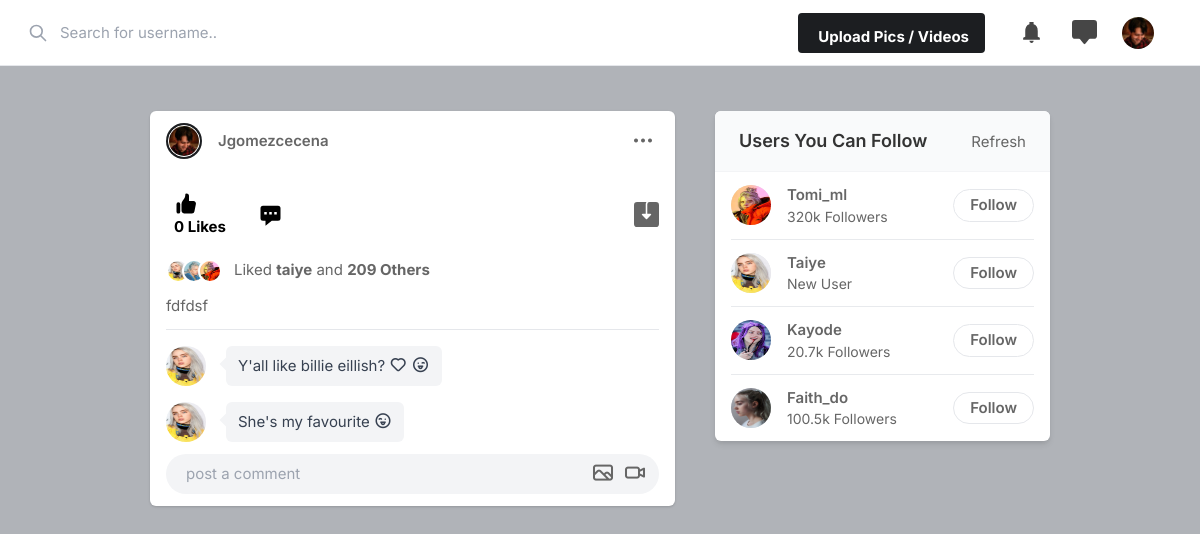
Page / (signed in) on the earlier database version.
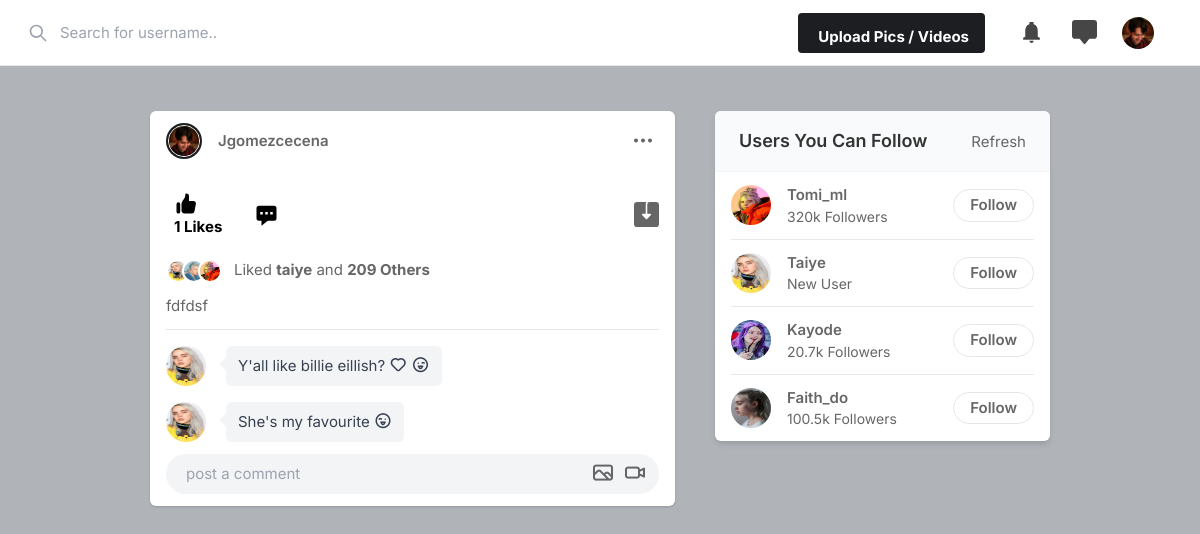
Same page on the later database version.
### core/models.py (models this page shows, shortened)
class Profile(models.Model):
    user = models.ForeignKey(get_user_model(), on_delete=models.CASCADE)
    id_user = models.IntegerField()
    name = models.CharField(max_length=100)
    bio = models.TextField(blank=True)
    image = models.ImageField(upload_to='profile_images/', default='default.png')
    location = models.CharField(max_length=100)

class Post(models.Model):
    id = models.UUIDField(primary_key=True, default=uuid.uuid4, editable=False)
    user = models.CharField(max_length=100)
    content = models.TextField(blank=True)
    image = models.ImageField(upload_to='post_images/', default='default.png')
    created_at = models.DateTimeField(auto_now_add=True)
    updated_at = models.DateTimeField(auto_now=True, blank=True)
    no_of_likes = models.IntegerField(default=0)

### core/views.py (the view)
# urls.py: path('', views.index, name='index'),
@login_required(login_url='core:login_form')
def index(request):
    user_object = User.objects.get(username=request.user.username)
    user_profile = Profile.objects.get(user=user_object)
    posts = Post.objects.all().order_by('-created_at')
    return render(request, 'index.html', {'user_profile': user_profile, 'posts': posts})

### templates/index.html (shortened to what this page needs)
{% load static %}
<!DOCTYPE html>
<html lang="en">
<head>
    <link rel="stylesheet" href="{% static 'assets/css/icons.css' %}">
    <link rel="stylesheet" href="{% static 'assets/css/uikit.css' %}">
    <link rel="stylesheet" href="{% static 'assets/css/style.css' %}">
    <link rel="stylesheet" href="{% static 'assets/css/tailwind.css' %}">
</head>
<body>
            <header>
                <div class="header_inner">
                    <div class="left-side">
                        <div class="header_search">
                            <input type="text" placeholder="Search for username..">
                            <div class="icon-search">
                                <svg xmlns="http://www.w3.org/2000/svg" fill="none" viewBox="0 0 24 24"
                                    stroke="currentColor">
                                    <path stroke-linecap="round" stroke-linejoin="round" stroke-width="2"
                                        d="M21 21l-6-6m2-5a7 7 0 11-14 0 7 7 0 0114 0z"></path>
                                </svg>
                            </div>
                        </div>
                    </div>
                    <div class="right-side lg:pr-4">
                        <a href="#"
                            class="bg-pink-500 flex font-bold hidden hover:bg-pink-600 hover:text-white inline-block items-center lg:block max-h-10 mr-4 px-4 py-2 rounded shado text-white">
                              Upload Pics / Videos
                        </a>
                        <a href="#" class="header-links-item">
                        </a>
                        <a href="#" class="header-links-item">
                        </a>
                        <a href="#">
                            <img src="{{ user_profile.image.url }}" class="header-avatar" alt="">
                        </a>
                    </div>
                </div>
            </header>
            <div class="container m-auto">
                <div class="lg:flex justify-center lg:space-x-10 lg:space-y-0 space-y-5">
                    <div class="space-y-5 flex-shrink-0 lg:w-7/12">
                        {% for post in posts %}
                            <div class="bg-white shadow rounded-md  -mx-2 lg:mx-0">
                            <div class="flex justify-between items-center px-4 py-3">
                                <div class="flex flex-1 items-center space-x-4">
                                    <a href="profile/{{ user_profile.user }}">
                                        <div class="bg-gradient-to-tr from-yellow-600 to-pink-600 p-0.5 rounded-full">
                                            <img src="{{ user_profile.image.url }}" class="bg-gray-200 border border-white rounded-full w-8 h-8">
                                        </div>
                                    </a>
                                    <span class="block capitalize font-semibold "> {{ post.user }} </span>
                                </div>
                              <div>
                                <a href="#"> <i class="icon-feather-more-horizontal text-2xl hover:bg-gray-200 rounded-full p-2 transition -mr-1 "></i> </a>
                              </div>
                            </div>
                            <div class="py-3 px-4 space-y-3">
                                <div class="flex space-x-4 lg:font-bold">
                                    <a href="/like_post?post_id={{ post.id }}" class="flex items-center space-x-2">
                                        <div class="p-2 rounded-full text-black">
                                            {{ post.no_of_likes }} Likes
                                        </div>
                                    </a>
                                    <a href="#" class="flex items-center space-x-2">
                                        <div class="p-2 rounded-full text-black">
                                            <svg xmlns="http://www.w3.org/2000/svg" viewBox="0 0 20 20" fill="currentColor" width="25" height="25" class="">
                                                <path fill-rule="evenodd" d="M18 5v8a2 2 0 01-2 2h-5l-5 4v-4H4a2 2 0 01-2-2V5a2 2 0 012-2h12a2 2 0 012 2zM7 8H5v2h2V8zm2 0h2v2H9V8zm6 0h-2v2h2V8z" clip-rule="evenodd" />
                                            </svg>
                                        </div>
                                    </a>
                                    <a href="#" class="flex items-center space-x-2 flex-1 justify-end">
                                    </a>
                                </div>
                                <div class="flex items-center space-x-3">
                                    <div class="flex items-center">
                                        <img src="{% static 'assets/images/avatars/avatar-1.jpg' %}" alt="" class="w-6 h-6 rounded-full border-2 border-white ">
                                        <img src="{% static 'assets/images/avatars/avatar-4.jpg' %}" alt="" class="w-6 h-6 rounded-full border-2 border-white  -ml-2">
                                        <img src="{% static 'assets/images/avatars/avatar-2.jpg' %}" alt="" class="w-6 h-6 rounded-full border-2 border-white  -ml-2">
                                    </div>
                                    <div class="">
                                        Liked <strong> taiye</strong> and <strong> 209 Others </strong>
                                    </div>
                                </div>
                                <div class="mt-5">
                                       {{ post.content }}
                                </div>
                                <div class="border-t pt-4 space-y-4 ">
                                    <div class="flex">
                                        <div class="w-10 h-10 rounded-full relative flex-shrink-0">
                                            <img src="{% static 'assets/images/avatars/avatar-1.jpg' %}" alt="" class="absolute h-full rounded-full w-full">
                                        </div>
                                        <div class="text-gray-700 py-2 px-3 rounded-md bg-gray-100 h-full relative lg:ml-5 ml-2 lg:mr-20   ">
                                            <p class="leading-6">Y'all like billie eillish? <urna class="i uil-heart"></urna> <i
                                                    class="uil-grin-tongue-wink"> </i> </p>
                                            <div class="absolute w-3 h-3 top-3 -left-1 bg-gray-100 transform rotate-45 "></div>
                                        </div>
                                    </div>
                                    <div class="flex">
                                        <div class="w-10 h-10 rounded-full relative flex-shrink-0">
                                            <img src="{% static 'assets/images/avatars/avatar-1.jpg' %}" alt="" class="absolute h-full rounded-full w-full">
                                        </div>
                                        <div class="text-gray-700 py-2 px-3 rounded-md bg-gray-100 h-full relative lg:ml-5 ml-2 lg:mr-20   ">
                                            <p class="leading-6">She's my favourite <i class="uil-grin-tongue-wink-alt"></i>
                                            </p>
                                            <div class="absolute w-3 h-3 top-3 -left-1 bg-gray-100 transform rotate-45 "></div>
                                        </div>
                                    </div>
                                </div>
                                <div class="bg-gray-100 bg-gray-100 rounded-full rounded-md relative ">
                                    <input type="text" placeholder="post a comment" class="bg-transparent max-h-10 shadow-none">
                                    <div class="absolute bottom-0 flex h-full items-center right-0 right-3 text-xl space-x-2">
                                        <a href="#"> <i class="uil-image"></i></a>
                                        <a href="#"> <i class="uil-video"></i></a>
                                    </div>
                                </div>
                            </div>
                        </div>
                        {% endfor %}
                    </div>
                    <div class="lg:w-5/12">
                        <div class="bg-white  shadow-md rounded-md overflow-hidden">
                            <div class="bg-gray-50  border-b border-gray-100 flex items-baseline justify-between py-4 px-6 ">
                                <h2 class="font-semibold text-lg">Users You Can Follow</h2>
                                <a href="#"> Refresh</a>
                            </div>
                            <div class="divide-gray-300 divide-gray-50 divide-opacity-50 divide-y px-4 ">
                                <div class="flex items-center justify-between py-3">
                                    <div class="flex flex-1 items-center space-x-4">
                                        <a href="profile.html">
                                            <img src="{% static 'assets/images/avatars/avatar-2.jpg' %}" class="bg-gray-200 rounded-full w-10 h-10">
                                        </a>
                                        <div class="flex flex-col">
                                            <span class="block capitalize font-semibold"> tomi_ml </span>
                                            <span class="block capitalize text-sm"> 320k followers </span>
                                        </div>
                                    </div>
                                    <a href="#" class="border border-gray-200 font-semibold px-4 py-1 rounded-full hover:bg-pink-600 hover:text-white hover:border-pink-600 "> Follow </a>
                                </div>
                                <div class="flex items-center justify-between py-3">
                                    <div class="flex flex-1 items-center space-x-4">
                                        <a href="profile.html">
                                            <img src="{% static 'assets/images/avatars/avatar-1.jpg' %}" class="bg-gray-200 rounded-full w-10 h-10">
                                        </a>
                                        <div class="flex flex-col">
                                            <span class="block capitalize font-semibold"> taiye </span>
                                            <span class="block capitalize text-sm"> New user </span>
                                        </div>
                                    </div>
                                    <a href="#" class="border border-gray-200 font-semibold px-4 py-1 rounded-full hover:bg-pink-600 hover:text-white hover:border-pink-600 "> Follow </a>
                                </div>
                                <div class="flex items-center justify-between py-3">
                                    <div class="flex flex-1 items-center space-x-4">
                                        <a href="profile.html">
                                            <img src="{% static 'assets/images/avatars/avatar-5.jpg' %}" class="bg-gray-200 rounded-full w-10 h-10">
                                        </a>
                                        <div class="flex flex-col">
                                            <span class="block capitalize font-semibold"> kayode </span>
                                            <span class="block capitalize text-sm"> 20.7k followers </span>
                                        </div>
                                    </div>
                                    <a href="#" class="border border-gray-200 font-semibold px-4 py-1 rounded-full hover:bg-pink-600 hover:text-white hover:border-pink-600 "> Follow </a>
                                </div>
                                <div class="flex items-center justify-between py-3">
                                    <div class="flex flex-1 items-center space-x-4">
                                        <a href="profile.html">
                                            <img src="{% static 'assets/images/avatars/avatar-7.jpg' %}" class="bg-gray-200 rounded-full w-10 h-10">
                                        </a>
                                        <div class="flex flex-col">
                                            <span class="block capitalize font-semibold"> faith_do </span>
                                            <span class="block capitalize text-sm"> 100.5k followers </span>
                                        </div>
                                    </div>
                                    <a href="#" class="border border-gray-200 font-semibold px-4 py-1 rounded-full hover:bg-pink-600 hover:text-white hover:border-pink-600 "> Follow </a>
                                </div>
                            </div>
                        </div>
                    </div>
                </div>
            </div>
</body>
</html>

Differences in the rows shown:
changed Post "Jgomezcecena": no_of_likes "0" → "1"
